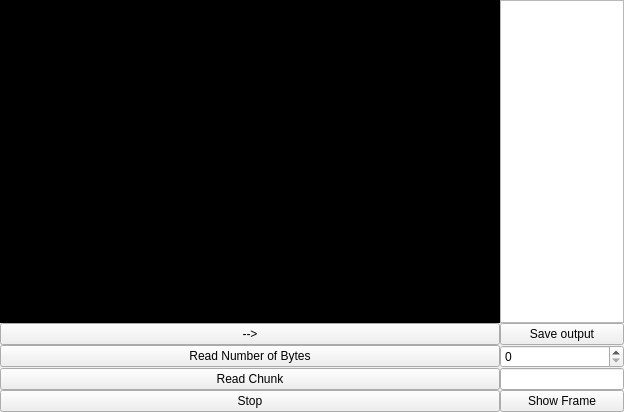
<?xml version="1.0" encoding="UTF-8"?>
<ui version="4.0">
 <class>MainWindow</class>
 <widget class="QMainWindow" name="MainWindow">
  <property name="geometry">
   <rect>
    <x>0</x>
    <y>0</y>
    <width>624</width>
    <height>412</height>
   </rect>
  </property>
  <property name="windowTitle">
   <string>MainWindow</string>
  </property>
  <widget class="QWidget" name="centralWidget">
   <layout class="QGridLayout" name="gridLayout">
    <property name="leftMargin">
     <number>0</number>
    </property>
    <property name="topMargin">
     <number>0</number>
    </property>
    <property name="rightMargin">
     <number>0</number>
    </property>
    <property name="bottomMargin">
     <number>0</number>
    </property>
    <property name="spacing">
     <number>0</number>
    </property>
    <item row="2" column="1">
     <widget class="QSpinBox" name="numberOfBytes">
      <property name="maximum">
       <number>999999999</number>
      </property>
     </widget>
    </item>
    <item row="2" column="0">
     <widget class="QPushButton" name="readNBytes">
      <property name="text">
       <string>Read Number of Bytes</string>
      </property>
     </widget>
    </item>
    <item row="3" column="0">
     <widget class="QPushButton" name="readChunk">
      <property name="text">
       <string>Read Chunk</string>
      </property>
     </widget>
    </item>
    <item row="3" column="1">
     <widget class="QLineEdit" name="lineEdit"/>
    </item>
    <item row="0" column="1">
     <widget class="QListView" name="output"/>
    </item>
    <item row="1" column="0">
     <widget class="QPushButton" name="nextFrameButton">
      <property name="text">
       <string>--&gt;</string>
      </property>
     </widget>
    </item>
    <item row="1" column="1">
     <widget class="QPushButton" name="saveOutput">
      <property name="text">
       <string>Save output</string>
      </property>
     </widget>
    </item>
    <item row="4" column="1">
     <widget class="QPushButton" name="showFrame">
      <property name="text">
       <string>Show Frame</string>
      </property>
     </widget>
    </item>
    <item row="0" column="0">
     <widget class="QLabel" name="display">
      <property name="minimumSize">
       <size>
        <width>500</width>
        <height>0</height>
       </size>
      </property>
      <property name="styleSheet">
       <string notr="true">background-color:#000;</string>
      </property>
      <property name="text">
       <string>TextLabel</string>
      </property>
     </widget>
    </item>
    <item row="4" column="0">
     <widget class="QPushButton" name="StopSave">
      <property name="text">
       <string>Stop</string>
      </property>
     </widget>
    </item>
   </layout>
  </widget>
 </widget>
 <layoutdefault spacing="6" margin="11"/>
 <resources/>
 <connections/>
</ui>
